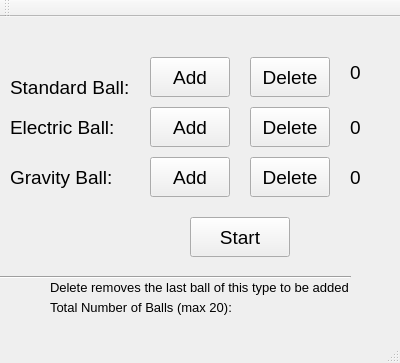
<?xml version="1.0" encoding="UTF-8"?>
<ui version="4.0">
 <class>ControlWindow</class>
 <widget class="QMainWindow" name="ControlWindow">
  <property name="geometry">
   <rect>
    <x>0</x>
    <y>0</y>
    <width>400</width>
    <height>363</height>
   </rect>
  </property>
  <property name="windowTitle">
   <string>ControlWindow</string>
  </property>
  <widget class="QWidget" name="centralWidget">
   <widget class="QPushButton" name="addStandardBall">
    <property name="geometry">
     <rect>
      <x>150</x>
      <y>40</y>
      <width>80</width>
      <height>40</height>
     </rect>
    </property>
    <property name="font">
     <font>
      <pointsize>14</pointsize>
     </font>
    </property>
    <property name="text">
     <string>Add</string>
    </property>
   </widget>
   <widget class="QPushButton" name="addElectricBall">
    <property name="geometry">
     <rect>
      <x>150</x>
      <y>90</y>
      <width>80</width>
      <height>40</height>
     </rect>
    </property>
    <property name="font">
     <font>
      <pointsize>14</pointsize>
     </font>
    </property>
    <property name="text">
     <string>Add</string>
    </property>
   </widget>
   <widget class="QPushButton" name="addGravityBall">
    <property name="geometry">
     <rect>
      <x>150</x>
      <y>140</y>
      <width>80</width>
      <height>40</height>
     </rect>
    </property>
    <property name="font">
     <font>
      <pointsize>14</pointsize>
     </font>
    </property>
    <property name="text">
     <string>Add</string>
    </property>
   </widget>
   <widget class="QPushButton" name="startButton">
    <property name="geometry">
     <rect>
      <x>190</x>
      <y>200</y>
      <width>100</width>
      <height>40</height>
     </rect>
    </property>
    <property name="font">
     <font>
      <pointsize>14</pointsize>
     </font>
    </property>
    <property name="text">
     <string>Start</string>
    </property>
   </widget>
   <widget class="QLabel" name="standardBallNum">
    <property name="geometry">
     <rect>
      <x>350</x>
      <y>40</y>
      <width>30</width>
      <height>30</height>
     </rect>
    </property>
    <property name="font">
     <font>
      <pointsize>14</pointsize>
     </font>
    </property>
    <property name="text">
     <string>0</string>
    </property>
   </widget>
   <widget class="QLabel" name="electricBallNum">
    <property name="geometry">
     <rect>
      <x>350</x>
      <y>95</y>
      <width>30</width>
      <height>30</height>
     </rect>
    </property>
    <property name="font">
     <font>
      <pointsize>14</pointsize>
     </font>
    </property>
    <property name="text">
     <string>0</string>
    </property>
   </widget>
   <widget class="QLabel" name="gravityBallNum">
    <property name="geometry">
     <rect>
      <x>350</x>
      <y>145</y>
      <width>30</width>
      <height>30</height>
     </rect>
    </property>
    <property name="font">
     <font>
      <pointsize>14</pointsize>
     </font>
    </property>
    <property name="text">
     <string>0</string>
    </property>
   </widget>
   <widget class="QLabel" name="label_2">
    <property name="geometry">
     <rect>
      <x>50</x>
      <y>260</y>
      <width>300</width>
      <height>20</height>
     </rect>
    </property>
    <property name="font">
     <font>
      <pointsize>10</pointsize>
     </font>
    </property>
    <property name="text">
     <string>Delete removes the last ball of this type to be added</string>
    </property>
   </widget>
   <widget class="Line" name="line">
    <property name="geometry">
     <rect>
      <x>0</x>
      <y>250</y>
      <width>351</width>
      <height>20</height>
     </rect>
    </property>
    <property name="orientation">
     <enum>Qt::Horizontal</enum>
    </property>
   </widget>
   <widget class="QLabel" name="label_3">
    <property name="geometry">
     <rect>
      <x>50</x>
      <y>280</y>
      <width>200</width>
      <height>20</height>
     </rect>
    </property>
    <property name="font">
     <font>
      <pointsize>10</pointsize>
     </font>
    </property>
    <property name="text">
     <string>Total Number of Balls (max 20):</string>
    </property>
   </widget>
   <widget class="QLabel" name="totalBallCount">
    <property name="geometry">
     <rect>
      <x>250</x>
      <y>280</y>
      <width>50</width>
      <height>20</height>
     </rect>
    </property>
    <property name="font">
     <font>
      <pointsize>10</pointsize>
     </font>
    </property>
    <property name="text">
     <string/>
    </property>
   </widget>
   <widget class="QLabel" name="label">
    <property name="geometry">
     <rect>
      <x>10</x>
      <y>50</y>
      <width>130</width>
      <height>40</height>
     </rect>
    </property>
    <property name="font">
     <font>
      <pointsize>14</pointsize>
     </font>
    </property>
    <property name="text">
     <string>Standard Ball:</string>
    </property>
   </widget>
   <widget class="QLabel" name="label_4">
    <property name="geometry">
     <rect>
      <x>10</x>
      <y>90</y>
      <width>130</width>
      <height>40</height>
     </rect>
    </property>
    <property name="font">
     <font>
      <pointsize>14</pointsize>
     </font>
    </property>
    <property name="text">
     <string>Electric Ball:</string>
    </property>
   </widget>
   <widget class="QLabel" name="label_5">
    <property name="geometry">
     <rect>
      <x>10</x>
      <y>140</y>
      <width>130</width>
      <height>40</height>
     </rect>
    </property>
    <property name="font">
     <font>
      <pointsize>14</pointsize>
     </font>
    </property>
    <property name="text">
     <string>Gravity Ball:</string>
    </property>
   </widget>
   <widget class="QPushButton" name="deleteStandardBall">
    <property name="geometry">
     <rect>
      <x>250</x>
      <y>40</y>
      <width>80</width>
      <height>40</height>
     </rect>
    </property>
    <property name="font">
     <font>
      <pointsize>14</pointsize>
     </font>
    </property>
    <property name="text">
     <string>Delete</string>
    </property>
   </widget>
   <widget class="QPushButton" name="deleteElectricBall">
    <property name="geometry">
     <rect>
      <x>250</x>
      <y>90</y>
      <width>80</width>
      <height>40</height>
     </rect>
    </property>
    <property name="font">
     <font>
      <pointsize>14</pointsize>
     </font>
    </property>
    <property name="text">
     <string>Delete</string>
    </property>
   </widget>
   <widget class="QPushButton" name="deleteGravityBall">
    <property name="geometry">
     <rect>
      <x>250</x>
      <y>140</y>
      <width>80</width>
      <height>40</height>
     </rect>
    </property>
    <property name="font">
     <font>
      <pointsize>14</pointsize>
     </font>
    </property>
    <property name="text">
     <string>Delete</string>
    </property>
   </widget>
  </widget>
  <widget class="QMenuBar" name="menuBar">
   <property name="geometry">
    <rect>
     <x>0</x>
     <y>0</y>
     <width>400</width>
     <height>21</height>
    </rect>
   </property>
  </widget>
  <widget class="QToolBar" name="mainToolBar">
   <attribute name="toolBarArea">
    <enum>TopToolBarArea</enum>
   </attribute>
   <attribute name="toolBarBreak">
    <bool>false</bool>
   </attribute>
  </widget>
  <widget class="QStatusBar" name="statusBar"/>
 </widget>
 <layoutdefault spacing="6" margin="11"/>
 <resources/>
 <connections/>
</ui>
